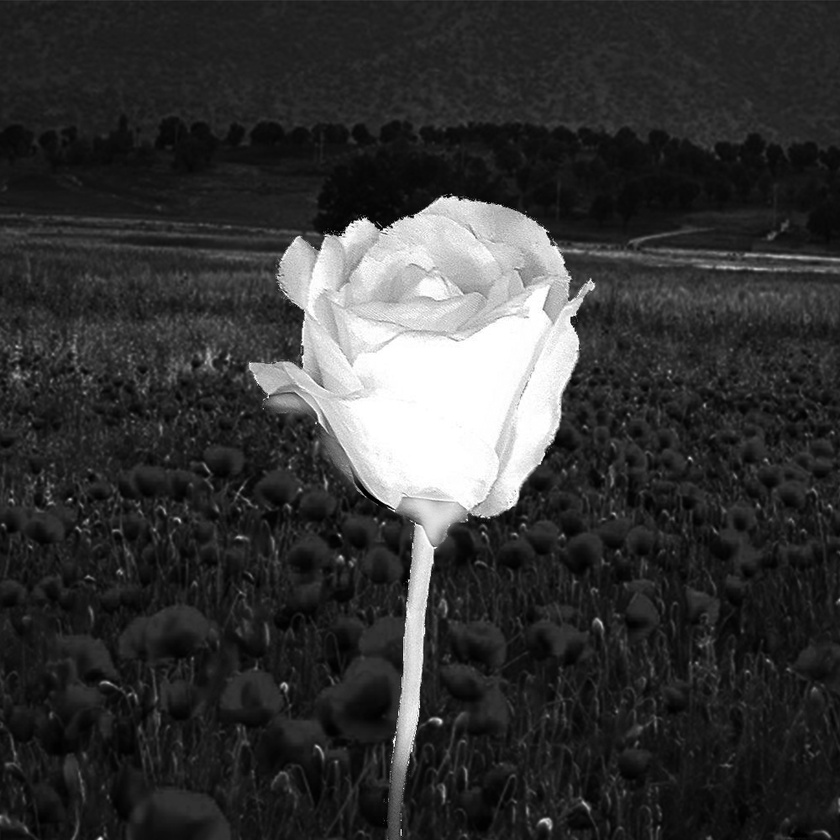
#> input picture PyIP31_Convolution_Histogram/input/flower.jpg, 840 x 840 px, shrunk from 1000 x 1000 before the run
$ python focus_foreground.py
#> lines starting #> are read from the running program, lines starting #| are printed output that depends on the picture; after the words box and inside, x2 and y2 are one past the last pixel; in counts of white or black regions, pixels touching at a corner belong together
# Foreground focus, Blur background 🌷

import cv2

image=cv2.imread("input/flower.jpg")
#> image is the input picture: shape (840, 840, 3); min 0, max 255, mean 53.3
image_gray=cv2.cvtColor(image, cv2.COLOR_BGR2GRAY)

_, thresh = cv2.threshold(image_gray, 150, 255, cv2.THRESH_BINARY_INV)
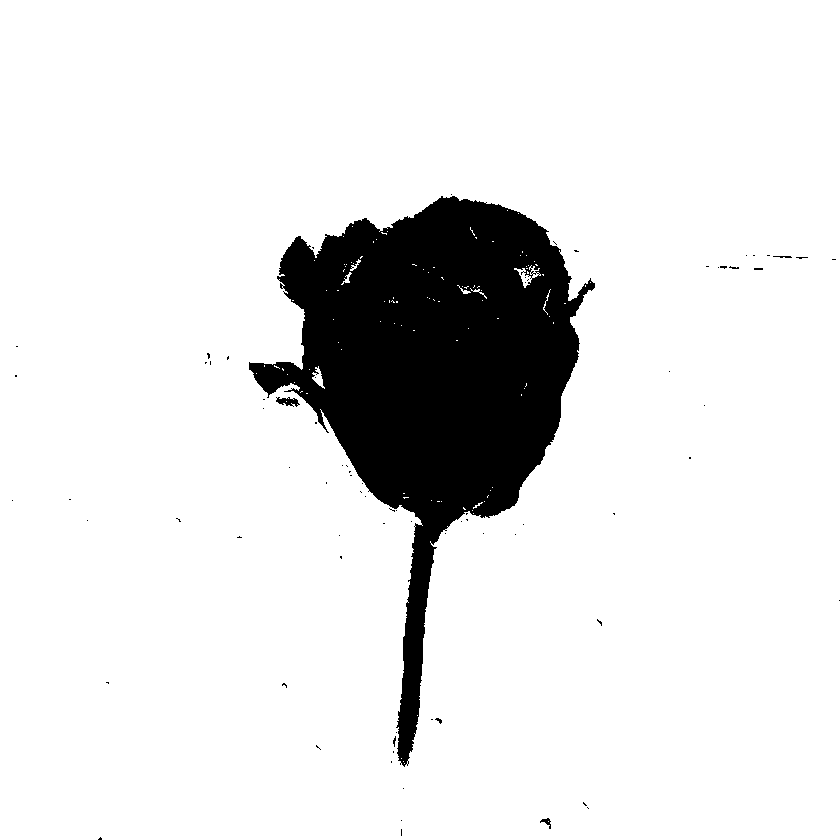
#> thresh: shape (840, 840); 89% white; 79 black regions (74 under 20 px), largest, box (x1, y1, x2, y2) and area: (249, 196, 595, 767) 76914, (276, 397, 300, 407) 136, (540, 818, 551, 829) 50, (773, 256, 792, 258) 28, (435, 718, 442, 724) 21

blur=cv2.GaussianBlur(image, (25, 25), 0)
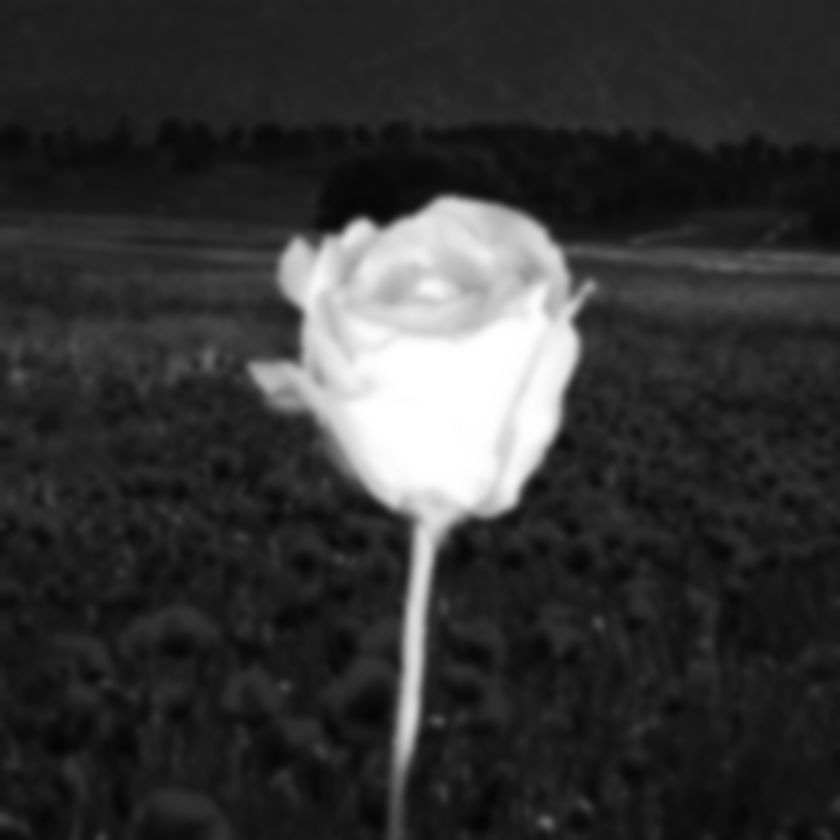
#> blur: shape (840, 840, 3); min 4, max 255, mean 53.2
blur[thresh==255]=[0, 0, 0]
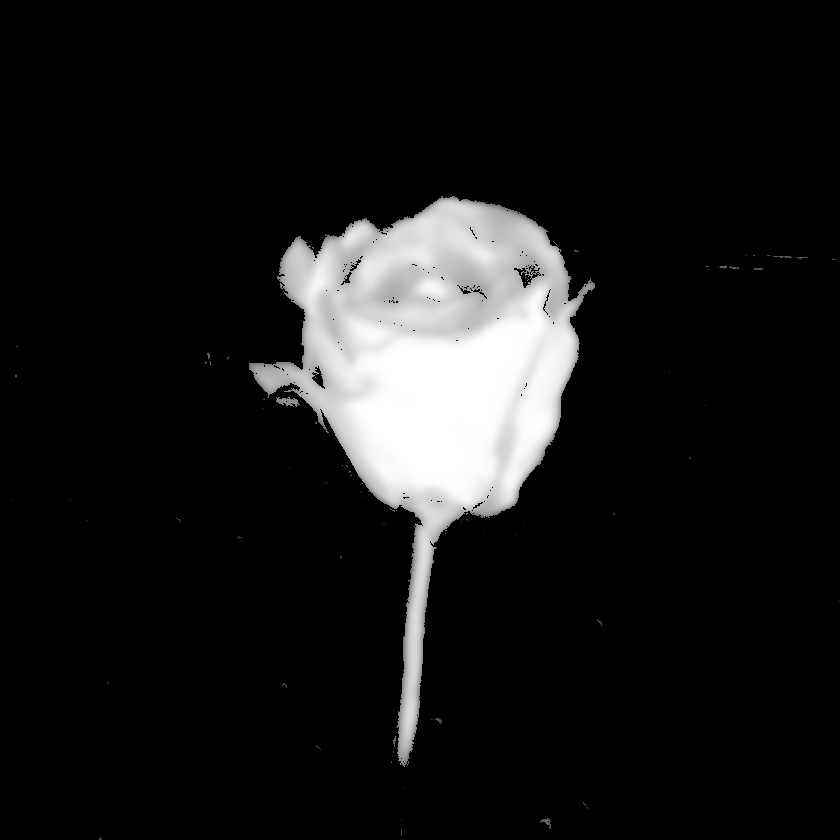
#> blur: shape (840, 840, 3); min 0, max 255, mean 24

result=cv2.bitwise_and(image, blur)

cv2.imshow("", result)
cv2.waitKey()

cv2.imwrite("output/focus_foreground.jpg", result)
